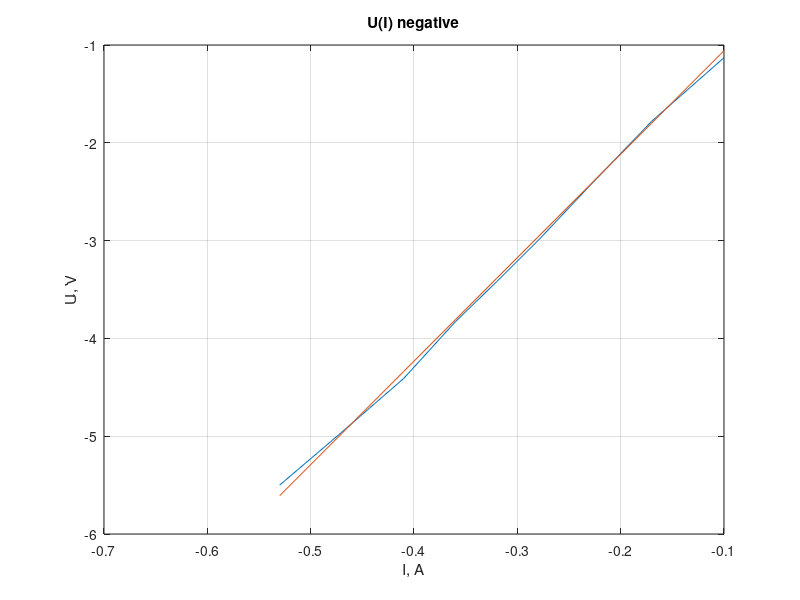
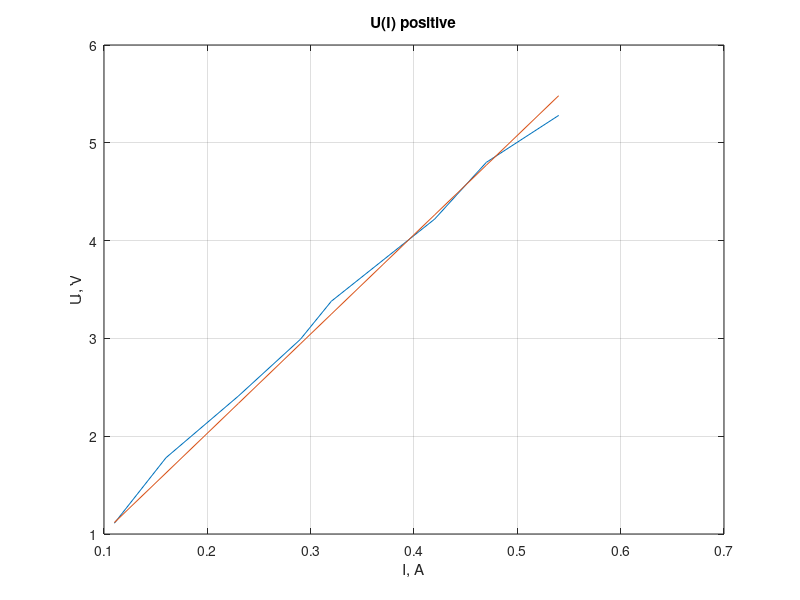
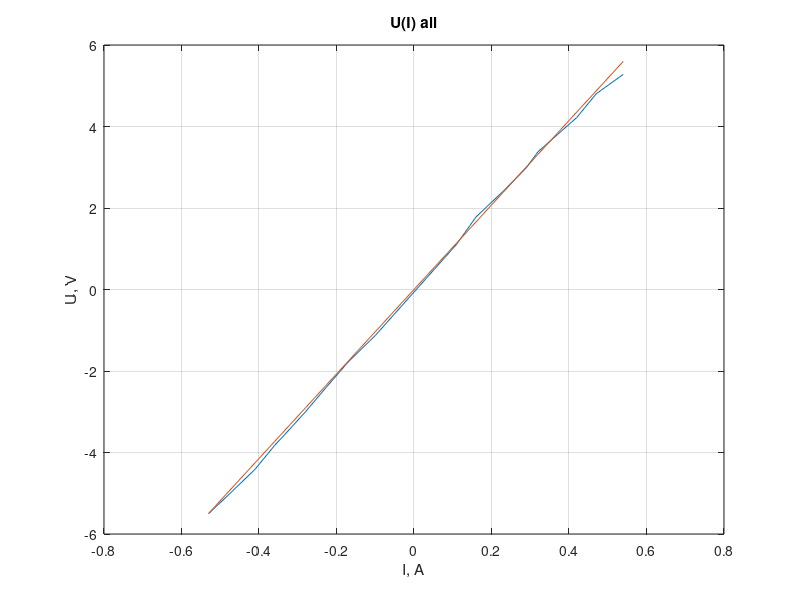

MATLAB code to generate these figures, in order:
I_n = [-0.53, -0.47, -0.41, -0.36, -0.32, -0.28, -0.23, -0.17, -0.10];
I_p = [0.11, 0.16, 0.23, 0.29, 0.32, 0.37, 0.42, 0.47, 0.54];

U_n = [-55.0, -49.6, -44.1, -38.3, -34.2, -30.0, -24.4, -17.8, -11.3];
U_p = [11.1, 17.8, 24.1, 29.9, 33.8, 38.0, 42.2, 48.0, 52.8];
U_n = U_n/10;
U_p = U_p/10;

U = [U_n,U_p];
I = [I_n,I_p];

nums_9 = [1,2,3,4,5,6,7,8,9];
nums_18 = [1,2,3,4,5,6,7,8,9,10,11,12,13,14,15,16,17,18];
a_n = 0;
b_n = 0;
a_p = 0;
b_p = 0;
for i = nums_9
    a_n = a_n + I_n(i) * U_n(i);
    b_n = b_n + I_n(i)^2;
    a_p = a_p + I_p(i) * U_p(i);
    b_p = b_p + I_p(i)^2;
end
R_n = a_n / b_n ;
R_p = a_p / b_p ;
R_FIN = (R_n + R_p) / 2; 
disp(R_FIN);

U_N = [1,2,3,4,5,6,7,8,9];
U_P = [1,2,3,4,5,6,7,8,9];
for i = nums_9
    U_N(i) = I_n(i) * R_n;
    U_P(i) = I_p(i) * R_p;
end

U_FIN = [1,2,3,4,5,6,7,8,9,10,11,12,13,14,15,16,17,18];
for i = nums_18
    U_FIN(i) = I(i) * R_FIN;
end

figure(1);
plot(I_n, U_n);
hold on;
plot(I_n, U_N);
xlabel('I, A');
ylabel('U, V');
grid on;
title("U(I) negative");
hold off;

figure(2);
plot(I_p, U_p);
hold on;
plot(I_p, U_P);
xlabel('I, A');
ylabel('U, V');
grid on;
title("U(I) positive");
hold off;

figure(3);
plot(I,U);
hold on;
plot(I, U_FIN);
xlabel('I, A');
ylabel('U, V');
grid on;
title("U(I) all");
hold off;










